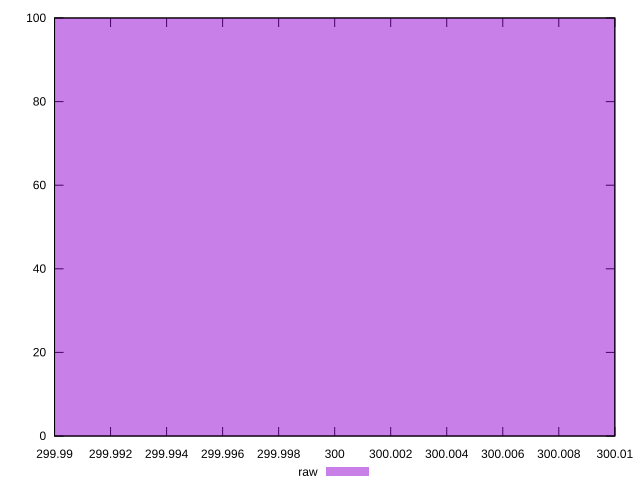

Source code (gnuplot):
reset

$raw <<EOF
300 100
EOF

set key outside below
set boxwidth 0.1
set xrange [299.99:300.01]
set yrange [0:100]
set trange [0:100]
set style fill transparent solid 0.5 noborder
set terminal svg size 640, 490 enhanced background rgb 'white'
set output "report_00008_2021-01-22T20:58:29.167/uses-text-compression/samples/pages+cached+noexternal+nojs/raw/histogram.svg"

plot $raw title "raw" with boxes

reset
